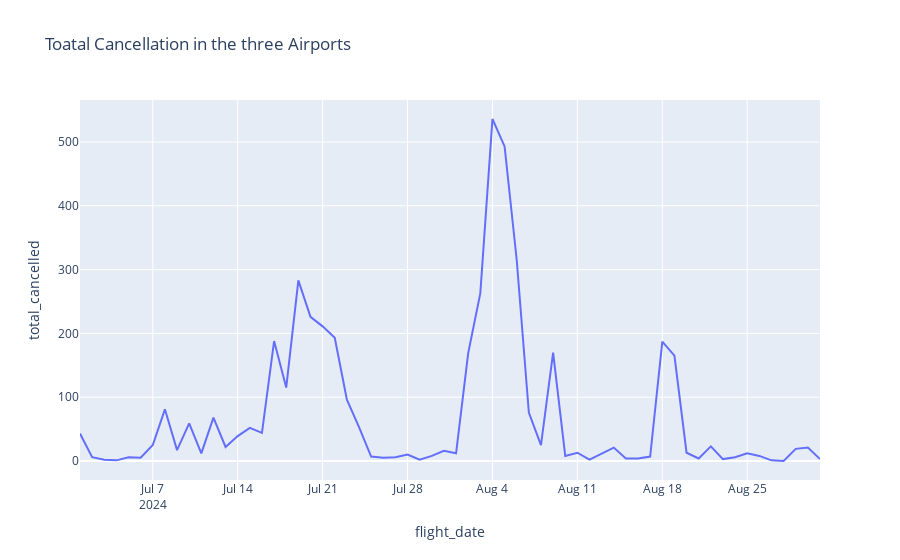

Notebook code cell kept with this figure:
### Code cell
fig = px.line(flights_information_debby, x="flight_date", y="total_cancelled", title='Toatal Cancellation in the three Airports')
fig.show()

### Figure 1 — Plotly figure (JSON) as saved in the notebook; plotly's stock layout.template omitted (floating-point values rounded to 4 significant figures)
{"data": [{"hovertemplate": "flight_date=%{x}<br>total_cancelled=%{y}<extra></extra>", "legendgroup": "", "line": {"color": "#636efa", "dash": "solid"}, "marker": {"symbol": "circle"}, "mode": "lines", "name": "", "orientation": "v", "showlegend": false, "type": "scatter", "x": ["2024-07-01", "2024-07-02", "2024-07-03", "2024-07-04", "2024-07-05", "2024-07-06", "2024-07-07", "2024-07-08", "2024-07-09", "2024-07-10", "2024-07-11", "2024-07-12", "2024-07-13", "2024-07-14", "2024-07-15", "2024-07-16", "2024-07-17", "2024-07-18", "2024-07-19", "2024-07-20", "2024-07-21", "2024-07-22", "2024-07-23", "2024-07-24", "2024-07-25", "2024-07-26", "2024-07-27", "2024-07-28", "2024-07-29", "2024-07-30", "2024-07-31", "2024-08-01", "2024-08-02", "2024-08-03", "2024-08-04", "2024-08-05", "2024-08-06", "2024-08-07", "2024-08-08", "2024-08-09", "2024-08-10", "2024-08-11", "2024-08-12", "2024-08-13", "2024-08-14", "2024-08-15", "2024-08-16", "2024-08-17", "2024-08-18", "2024-08-19", "2024-08-20", "2024-08-21", "2024-08-22", "2024-08-23", "2024-08-24", "2024-08-25", "2024-08-26", "2024-08-27", "2024-08-28", "2024-08-29", "2024-08-30", "2024-08-31"], "xaxis": "x", "y": [43, 6, 2, 1, 6, 5, 25, 81, 17, 59, 12, 68, 22, 39, 52, 44, 188, 115, 283, 226, 211, 193, 96, 53, 7, 5, 6, 10, 2, 8, 16, 12, 169, 263, 536, 493, 315, 76, 25, 170, 8, 13, 2, 11, 21, 4, 4, 7, 187, 165, 13, 4, 23, 3, 6, 12, 8, 1, 0, 19, 21, 3], "yaxis": "y"}], "layout": {"legend": {"tracegroupgap": 0}, "title": {"text": "Toatal Cancellation in the three Airports"}, "xaxis": {"anchor": "y", "domain": [0, 1], "title": {"text": "flight_date"}}, "yaxis": {"anchor": "x", "domain": [0, 1], "title": {"text": "total_cancelled"}}}}
